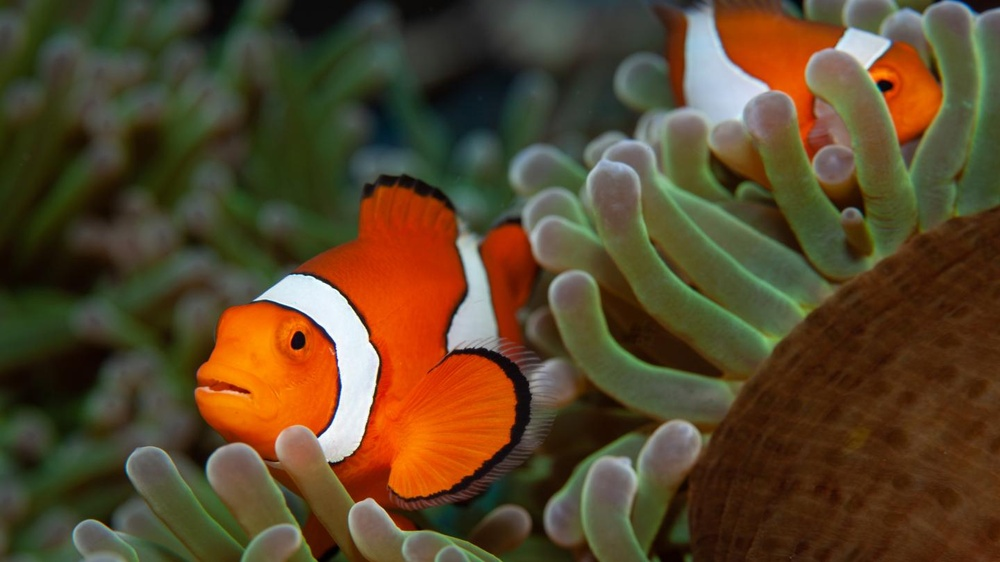
#> input picture OpenCV/Q3/nemo.jpg, 1000 x 562 px, shrunk from 1440 x 809 before the run, given in place of the camera
$ python 3-2.py
#> lines starting #> are read from the running program, lines starting #| are printed output that depends on the picture; after the words box and inside, x2 and y2 are one past the last pixel; in counts of white or black regions, pixels touching at a corner belong together
import cv2
from matplotlib import pyplot as plt

cap=cv2.VideoCapture(0)

while True:
	ret, frame = cap.read()
#> frame is the input picture: shape (562, 1000, 3); mean B, G, R 42.5, 70, 88.4

	gray=cv2.cvtColor(frame,cv2.COLOR_BGR2GRAY)
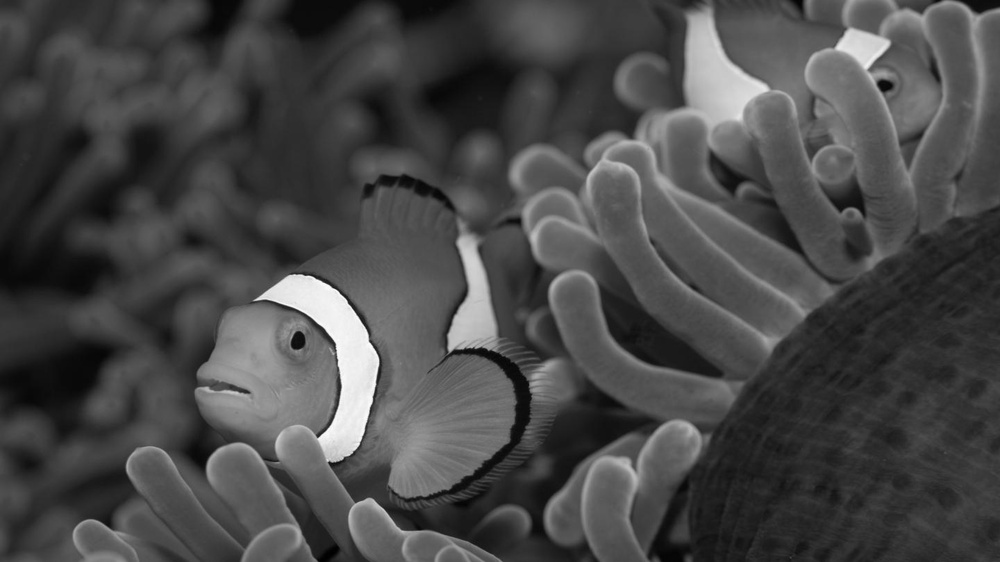
#> gray: shape (562, 1000); min 0, max 254, mean 72.3

	thresh1 = cv2.adaptiveThreshold(gray,255,cv2.ADAPTIVE_THRESH_GAUSSIAN_C,cv2.THRESH_BINARY,11,2)
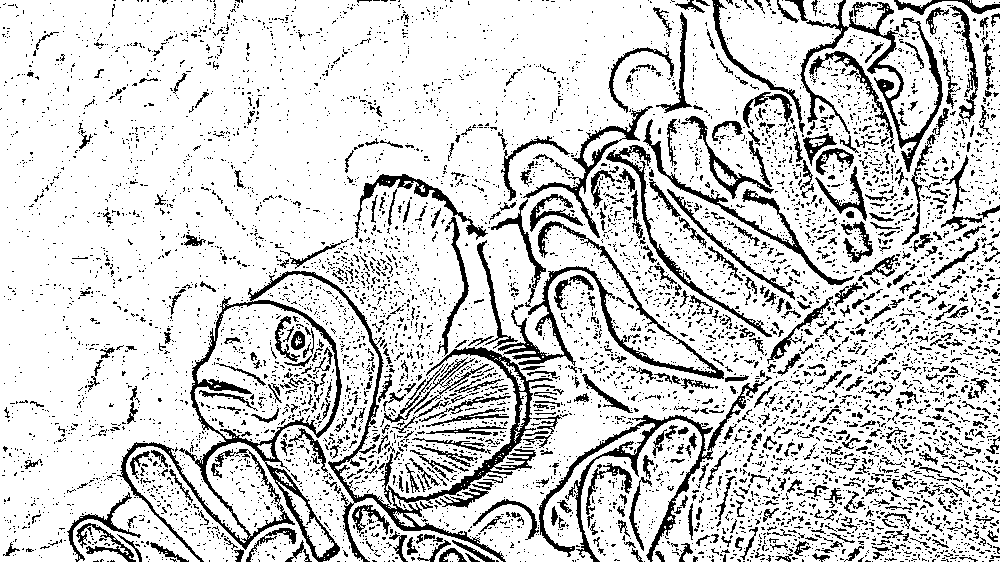
#> thresh1: shape (562, 1000); 82.1% white; 6909 black regions (6253 under 20 px), largest, box (x1, y1, x2, y2) and area: (117, 271, 553, 562) 11938, (539, 376, 772, 562) 3688, (498, 221, 724, 379) 3542

	blur1 = cv2.GaussianBlur(thresh1,(5,5),0)
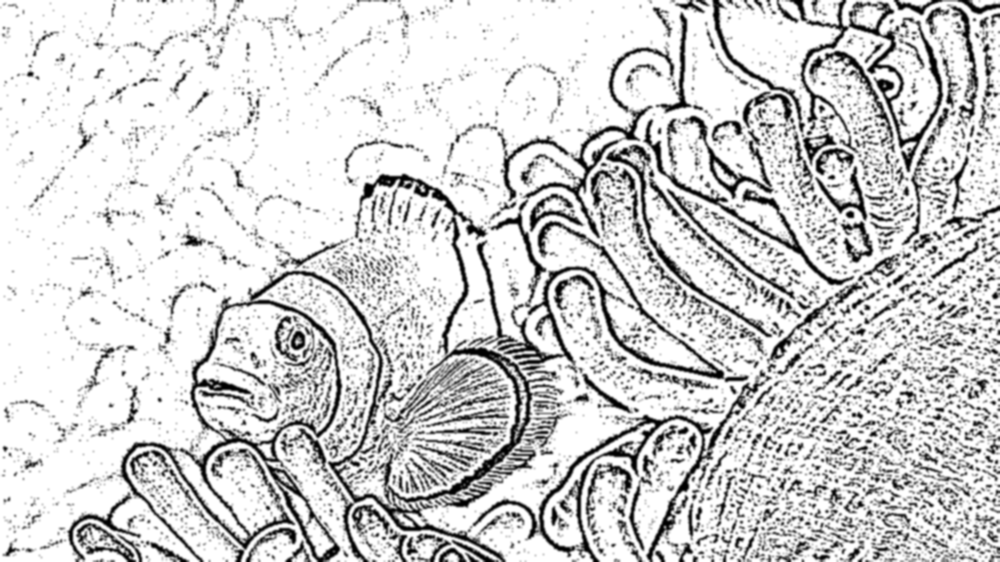
#> blur1: shape (562, 1000); min 0, max 255, mean 209.2


	canny=cv2.Canny(frame,100,200)
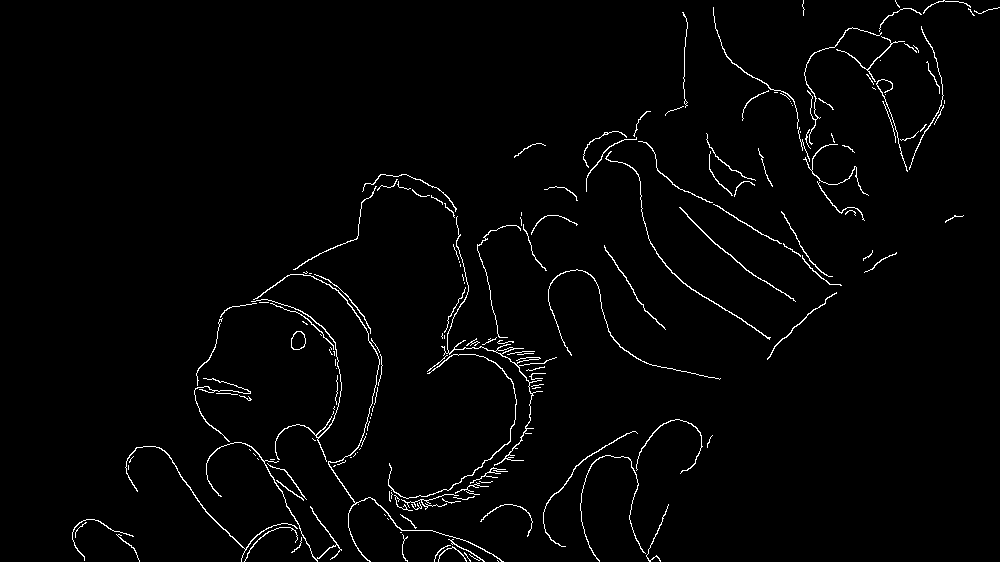
#> canny: shape (562, 1000); 2% white in thin lines or dots
	cannyinv=cv2.bitwise_not(canny)
#> cannyinv: shape (562, 1000); 98% white; black in thin lines or dots

	cv2.imshow('Adaptive mean',blur1)

	cv2.imshow('canny',cannyinv)


	if cv2.waitKey(1)==27:
#> (key Esc is pressed here)
		break

cv2.destroyAllWindows()
